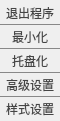
   <widget class="QFrame" name="frame_button">
    <property name="geometry">
     <rect>
      <x>440</x>
      <y>0</y>
      <width>60</width>
      <height>121</height>
     </rect>
    </property>
    <property name="styleSheet">
     <string notr="true">#frame_button{
	background-color: #E1E2E2;
}
QPushButton {
	border: 1px solid rgba(0,0,0,0);
	background-color: rgba(0,0,0,0);
	color: #444;
}
QPushButton:hover {
	border: 1px solid #0078D7;
	background-color: #E5F1FB;
	color: #024;
}
QPushButton:pressed {
	border: 1px solid #00559B;
	background-color: #CCE4F7;
	color: #024;
}
QPushButton:!enabled {
	border: 1px solid #BFBFBF;
	background-color: #CCCCCC;
	color: #888888;
}</string>
    </property>
    <widget class="QPushButton" name="button_close">
     <property name="geometry">
      <rect>
       <x>0</x>
       <y>0</y>
       <width>60</width>
       <height>25</height>
      </rect>
     </property>
     <property name="styleSheet">
      <string notr="true">QPushButton:hover {
	border: 1px solid #F00;
	background-color: #F66;
	color: #FFF;
}
QPushButton:pressed {
	border: 1px solid #F44;
	background-color: #F88;
	color: #FFF;
}</string>
     </property>
     <property name="text">
      <string>退出程序</string>
     </property>
    </widget>
    <widget class="QPushButton" name="button_min">
     <property name="geometry">
      <rect>
       <x>0</x>
       <y>24</y>
       <width>60</width>
       <height>25</height>
      </rect>
     </property>
     <property name="text">
      <string>最小化</string>
     </property>
    </widget>
    <widget class="QPushButton" name="button_tray">
     <property name="geometry">
      <rect>
       <x>0</x>
       <y>48</y>
       <width>60</width>
       <height>25</height>
      </rect>
     </property>
     <property name="text">
      <string>托盘化</string>
     </property>
    </widget>
    <widget class="QPushButton" name="button_style">
     <property name="geometry">
      <rect>
       <x>0</x>
       <y>96</y>
       <width>60</width>
       <height>25</height>
      </rect>
     </property>
     <property name="toolTip">
      <string>显示面板的文字和背景样式设置</string>
     </property>
     <property name="text">
      <string>样式设置</string>
     </property>
    </widget>
    <widget class="Line" name="button_line_1">
     <property name="geometry">
      <rect>
       <x>0</x>
       <y>24</y>
       <width>60</width>
       <height>1</height>
      </rect>
     </property>
     <property name="styleSheet">
      <string notr="true">color: #888;</string>
     </property>
     <property name="frameShadow">
      <enum>QFrame::Plain</enum>
     </property>
     <property name="orientation">
      <enum>Qt::Horizontal</enum>
     </property>
    </widget>
    <widget class="Line" name="button_line_2">
     <property name="geometry">
      <rect>
       <x>0</x>
       <y>48</y>
       <width>60</width>
       <height>1</height>
      </rect>
     </property>
     <property name="styleSheet">
      <string notr="true">color: #888;</string>
     </property>
     <property name="frameShadow">
      <enum>QFrame::Plain</enum>
     </property>
     <property name="orientation">
      <enum>Qt::Horizontal</enum>
     </property>
    </widget>
    <widget class="Line" name="button_line_3">
     <property name="geometry">
      <rect>
       <x>0</x>
       <y>72</y>
       <width>60</width>
       <height>1</height>
      </rect>
     </property>
     <property name="styleSheet">
      <string notr="true">color: #888;</string>
     </property>
     <property name="frameShadow">
      <enum>QFrame::Plain</enum>
     </property>
     <property name="orientation">
      <enum>Qt::Horizontal</enum>
     </property>
    </widget>
    <widget class="QPushButton" name="button_senior">
     <property name="geometry">
      <rect>
       <x>0</x>
       <y>72</y>
       <width>60</width>
       <height>25</height>
      </rect>
     </property>
     <property name="toolTip">
      <string>一些不常用的高级参数</string>
     </property>
     <property name="text">
      <string>高级设置</string>
     </property>
    </widget>
    <widget class="Line" name="button_line_4">
     <property name="geometry">
      <rect>
       <x>0</x>
       <y>96</y>
       <width>60</width>
       <height>1</height>
      </rect>
     </property>
     <property name="styleSheet">
      <string notr="true">color: #888;</string>
     </property>
     <property name="frameShadow">
      <enum>QFrame::Plain</enum>
     </property>
     <property name="orientation">
      <enum>Qt::Horizontal</enum>
     </property>
    </widget>
    <zorder>button_line_4</zorder>
    <zorder>button_line_3</zorder>
    <zorder>button_line_2</zorder>
    <zorder>button_line_1</zorder>
    <zorder>button_close</zorder>
    <zorder>button_min</zorder>
    <zorder>button_tray</zorder>
    <zorder>button_style</zorder>
    <zorder>button_senior</zorder>
   </widget>
